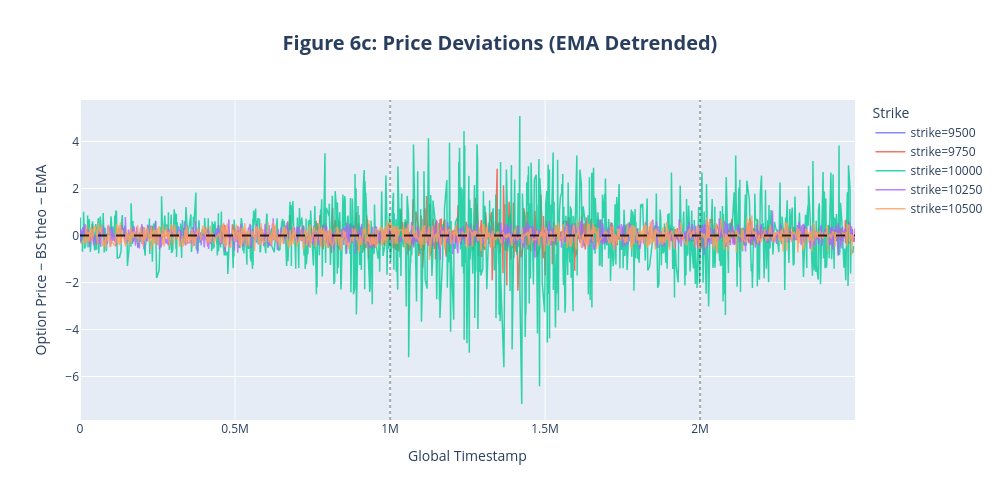

The code cell stored with this chart in its notebook:
### Code cell
import plotly.graph_objects as go

# ============================================================
# 1. DEVIATION CALCULATION WITH "EMA DETRENDING" HEDGEHOGS STYLE
# ============================================================
# The EMA window. The Hedgehogs used 30 for options mean reversion.
EMA_WINDOW = 30 

# Raw Price Deviation (with the upward trend)
iv_plot['price_dev_raw'] = iv_plot['call_price'] - iv_plot['bs_theo']

# Calculate the EMA of the deviation for each strike on each day
iv_plot['price_dev_ema'] = iv_plot.groupby(['day', 'strike'])['price_dev_raw'].transform(
    lambda x: x.ewm(span=EMA_WINDOW, adjust=False).mean()
)

# THE FINAL TRICK: We subtract the EMA from the raw deviation. 
# This completely eliminates any intraday slope/drift (like the 10500 strike moving from OTM to ATM).
iv_plot['price_dev_ema_centered'] = iv_plot['price_dev_raw'] - iv_plot['price_dev_ema']


# ============================================================
# 2. BUILDING THE GRAPH (PLOTLY)
# ============================================================
# Subsampling to ensure the interactive graph runs smoothly
plot_data = iv_plot.iloc[::20]

fig = go.Figure()

for strike in [9500, 9750, 10000, 10250, 10500]:
    grp = plot_data[plot_data['strike'] == strike]
    
    fig.add_trace(go.Scatter(
        x=grp['global_ts'],
        y=grp['price_dev_ema_centered'],  # WE USE THE EMA-CENTERED SIGNAL
        mode='lines',
        line=dict(width=1.5, color=PLOTLY_COLORS[strike]),
        opacity=0.8,
        name=f'strike={strike}'
    ))

# Add horizontal zero line (The "Fair Value" / Point to close trades)
fig.add_hline(y=0, line_dash="dash", line_color="black", opacity=0.8)

# Add vertical lines to separate the competition days
days = iv_plot['day'].unique()
for d in days[1:]:
    day_start = plot_data[plot_data['day'] == d]['global_ts'].min()
    fig.add_vline(x=day_start, line_dash="dot", line_color="black", opacity=0.3)

# Visual configuration
fig.update_layout(
    title=dict(text='<b>Figure 6c: Price Deviations (EMA Detrended)</b>', x=0.5, font=dict(size=20)),
    xaxis_title='Global Timestamp',
    yaxis_title='Option Price − BS theo − EMA',
    legend_title_text='Strike',
    template='plotly',
    height=500,
    width=1000,
    hovermode='x unified'
)

fig.show()

### Figure 1 — Plotly figure (JSON) as saved in the notebook; plotly's stock layout.template omitted (floating-point values rounded to 4 significant figures; data arrays with more than 128 entries replaced by an {"elided": "..."} marker saying what was removed)
{"data": [{"line": {"color": "#636EFA", "width": 1.5}, "mode": "lines", "name": "strike=9500", "opacity": 0.8, "type": "scatter", "x": [759900, 808300, 843600, 846500, 871800, 895300, 925600, 928900, 933200, 1029200, 1067400, 1081100, 1098000, 1115600, 1128200, 1129600, 1179400, 1189900, 1203500, 1207400, 1211100, 1214500, 1217400, 1243800, 1251400, 1255200, 1261000, 1270400, 1278400, 1282900, 1283800, 1288800, 1298700, 1330000, 1337000, 1344100, 1347300, 1347700, 1349900, 1358300, 1368600, 1385700, 1391900, 1395900, 1401500, 1406000, 1408600, 1415900, 1420300, 1422900, 1425300, 1425700, 1433900, 1436400, 1440500, 1465700, 1470400, 1471800, 1472200, 1485400, 1488200, 1492400, 1521800, 1528500, 1531500, 1549800, 1550300, 1565200, 1581200, 1588300, 1599100, 1607900], "y": [-0.01775, -0.007439, 0.004136, 0.03874, -0.02257, 0.03382, 0.001395, -0.02726, 0.01422, -0.01542, 0.01757, 0.01634, -0.01426, -0.001815, -0.00541, -0.004507, -0.02859, -0.01285, 0.02069, 0.02605, 0.01601, 0.01558, -0.01102, -0.04601, 0.00446, 0.0222, -0.002418, -0.03449, -0.07601, 0.05831, 0.02342, 0.05287, 0.0316, -0.03167, -0.002504, 0.003916, 0.485, -0.02583, -0.004841, -0.00813, -0.04524, -0.02417, -0.0644, -0.006685, -0.007018, -0.0537, -0.05034, -0.04194, -0.05109, -0.01248, 0.0004674, 0.006836, -0.1048, -0.04531, 0.0002829, 0.02642, 0.04886, 0.02011, 0.02375, -0.01157, -0.02355, 0.06962, 0.03252, 0.02694, 0.01309, -0.02984, -0.01527, 0.01737, -0.0009671, -0.0008157, -0.0007564, 0.01451]}, {"line": {"color": "#EF553B", "width": 1.5}, "mode": "lines", "name": "strike=9750", "opacity": 0.8, "type": "scatter", "x": {"elided": "840 int values"}, "y": {"elided": "840 float values"}}, {"line": {"color": "#00CC96", "width": 1.5}, "mode": "lines", "name": "strike=10000", "opacity": 0.8, "type": "scatter", "x": {"elided": "1178 int values"}, "y": {"elided": "1178 float values"}}, {"line": {"color": "#AB63FA", "width": 1.5}, "mode": "lines", "name": "strike=10250", "opacity": 0.8, "type": "scatter", "x": {"elided": "1298 int values"}, "y": {"elided": "1298 float values"}}, {"line": {"color": "#FFA15A", "width": 1.5}, "mode": "lines", "name": "strike=10500", "opacity": 0.8, "type": "scatter", "x": {"elided": "1302 int values"}, "y": {"elided": "1302 float values"}}], "layout": {"height": 500, "hovermode": "x unified", "legend": {"title": {"text": "Strike"}}, "shapes": [{"line": {"color": "black", "dash": "dash"}, "opacity": 0.8, "type": "line", "x0": 0, "x1": 1, "xref": "x domain", "y0": 0, "y1": 0, "yref": "y"}, {"line": {"color": "black", "dash": "dot"}, "opacity": 0.3, "type": "line", "x0": 1000300, "x1": 1000300, "xref": "x", "y0": 0, "y1": 1, "yref": "y domain"}, {"line": {"color": "black", "dash": "dot"}, "opacity": 0.3, "type": "line", "x0": 2000000, "x1": 2000000, "xref": "x", "y0": 0, "y1": 1, "yref": "y domain"}], "title": {"font": {"size": 20}, "text": "<b>Figure 6c: Price Deviations (EMA Detrended)</b>", "x": 0.5}, "width": 1000, "xaxis": {"title": {"text": "Global Timestamp"}}, "yaxis": {"title": {"text": "Option Price − BS theo − EMA"}}}}
